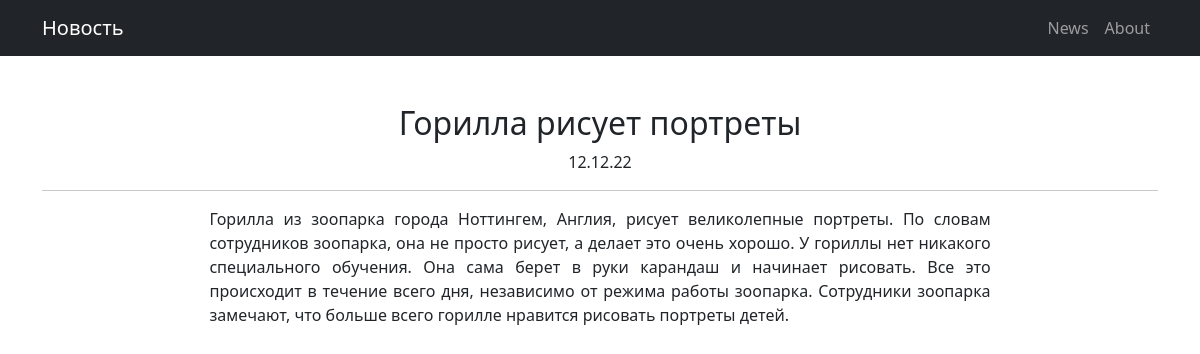
/news/6, run on the app's committed database.
### news/models.py (models this page shows, shortened)
class Post(models.Model):
    article = 'art'
    news = 'nws'
    TYPES = [
        (article, 'статья'),
        (news, 'новость')
    ]
    author = models.ForeignKey(Author, on_delete=models.SET(Author.get_deleted))
    type = models.CharField(max_length=3,
                            choices=TYPES,
                            default=article)
    create_ts = models.DateTimeField(auto_now_add=True)
    title = models.TextField()
    content = models.TextField()
    rating = models.IntegerField(default=0)
    categories = models.ManyToManyField(Category, through='PostCategory')

### news/views.py (the view)
# urls.py: path('<int:pk>', PostDetail.as_view(), name='post_details'),
class PostDetail(DetailView):
    model = Post
    template_name = 'post.html'
    context_object_name = 'post'
    def get_context_data(self, **kwargs):
        context = super().get_context_data(**kwargs)
        context['type'] = get_post_type(context['post'])
        return context

### news/templatetags/news_filters.py (called while the page is built)
@register.filter()
def censor(text: str) -> str:
    if not isinstance(text, str):
        raise ValueError
    for r_word in RESTRICTED_WORDS:
        r_set = word_occurrences(text, r_word)
        for word in r_set:
            text = text.replace(word, word[0] + '*' * (len(word) - 1))
    return text

def word_occurrences(text, pattern):
    pattern = r'\w*%s\w*' % re.escape(pattern)
    return set(re.findall(pattern, text, flags=re.IGNORECASE))

### news/views.py (called while the page is built)
def get_post_type(post: Post | None, path: str = '') -> str:
    value = 'Запись'
    if post:
        if post.type == Post.news:
            value = 'Новость'
        elif post.type == Post.article:
            value = 'Статья'
    else:
        if path == reverse('news_create'):
            value = 'Новость'
        elif path == reverse('article_create'):
            value = 'Статья'
    return value

### templates/post.html
{% extends 'flatpages/default.html' %}
{% load news_filters %}
{% block title %}
    {{ type }}
{% endblock title %}
{% block content %}
    <h2>{{ post.title|censor }}</h2>
    {{ post.create_ts|date:'d.m.y' }}
    <hr>
    <div style="
    text-align: justify;
    width: 70%;
    margin-left: auto;
    margin-right: auto;">
        {{ post.content|censor }}
    </div>
{% endblock content %}

### data on the page
Post: title|censor "Горилла рисует портреты", create_ts "12.12.22", content|censor "Горилла из зоопарка города Ноттингем, Англия, рисует великолепные портреты. По словам сотрудников зоопарка, она не просто рисует, а делает это очень хорошо. У гориллы нет никакого специального обучения. Она сама берет в руки карандаш и начинает рисовать. Все это происходит в течение всего дня, независимо от режима работы зоопарка. Сотрудники зоопарка замечают, что больше всего горилле нравится рисовать портреты детей."

### other printed values
{{ type }} "Новость"
